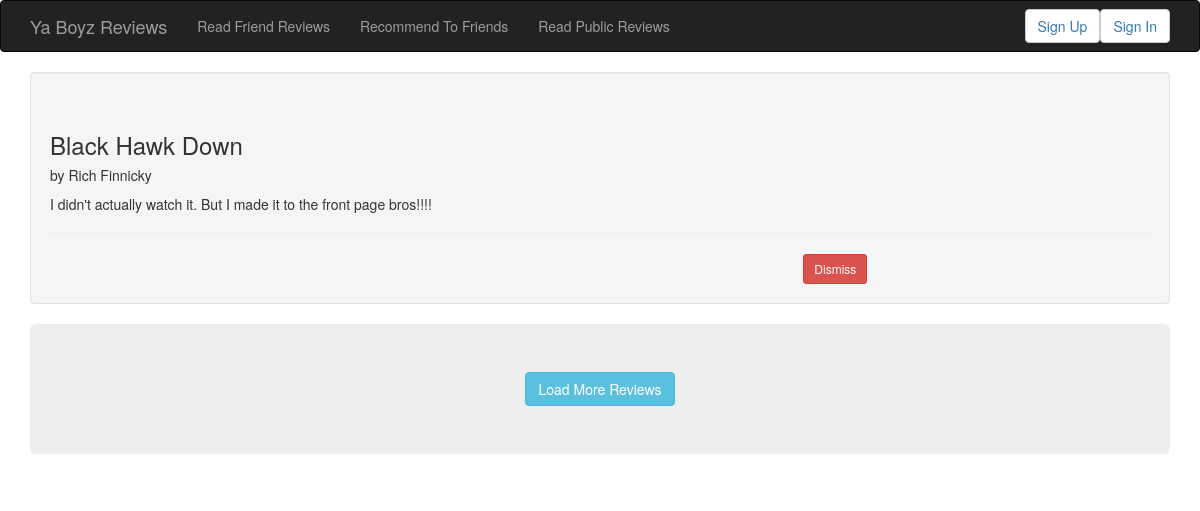
The page /public_reviews.php on the database as committed earlier.
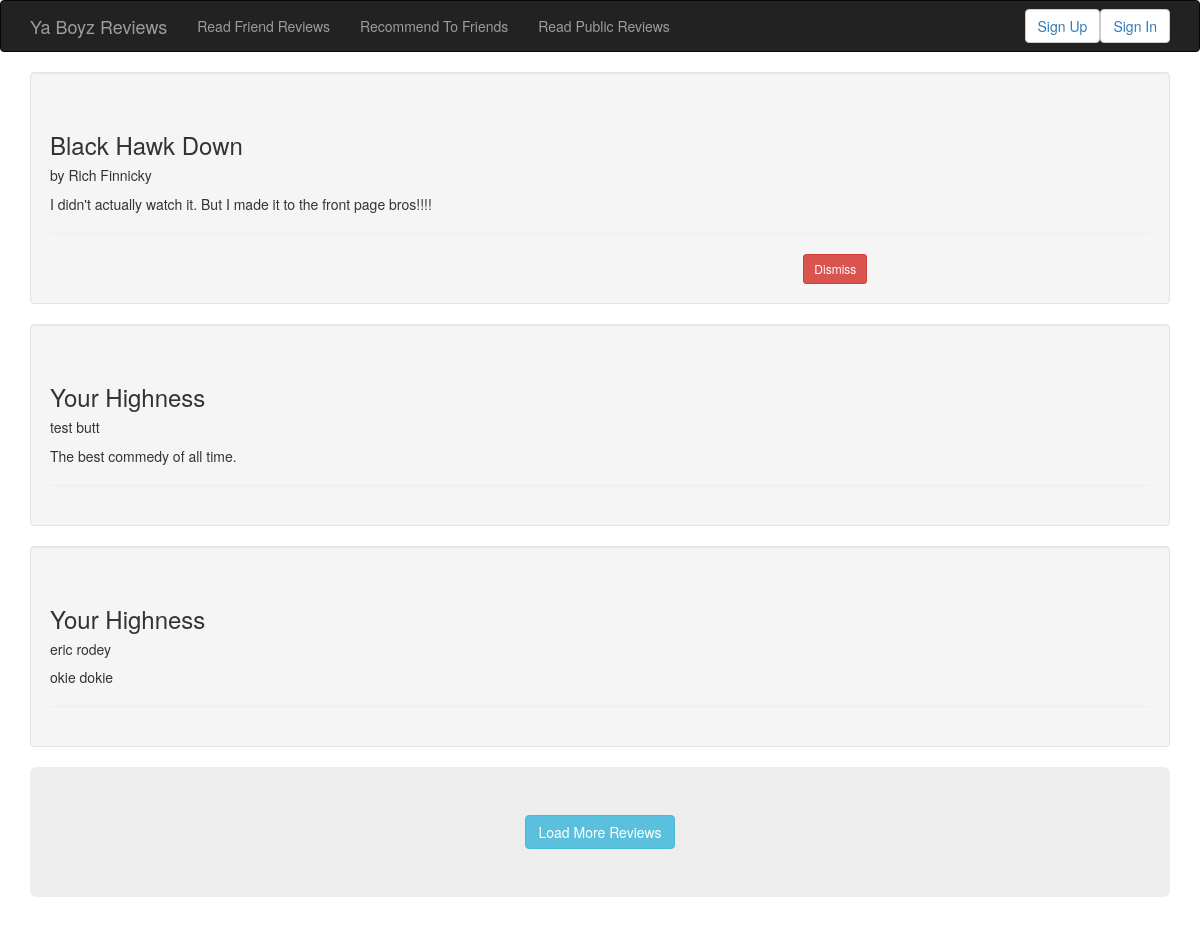
The same page on the database as committed later.
### tables this page shows
CREATE TABLE IF NOT EXISTS `UserReview` (
  `id` int(10) NOT NULL,
  `rating` int(1) NOT NULL,
  `comment` varchar(2500) DEFAULT NULL,
  `media` int(10) NOT NULL COMMENT 'foreignkey to media',
  `user` int(10) NOT NULL COMMENT 'foreignkey to user',
  `date_created` datetime NOT NULL
);

CREATE TABLE IF NOT EXISTS `Media` (
  `id` int(10) NOT NULL,
  `title` varchar(50) NOT NULL
);

CREATE TABLE IF NOT EXISTS `User` (
  `id` int(10) NOT NULL,
  `first_name` varchar(50) NOT NULL,
  `last_name` varchar(50) NOT NULL,
  `email` varchar(50) NOT NULL,
  `password` varchar(50) NOT NULL,
  `date_created` datetime NOT NULL
);

### settings.php (called while the page is built)
<?php
    $db_connection = array();
    $db_connection['host'] = "localhost";
    $db_connection['username'] = "root";
    $db_connection['password'] = "";
    $db_connection['database'] = "yourboyzreviews";
?>

### connection.php (called while the page is built, shortened)
<?php
    require_once 'settings.php';
    class DatabaseConnection
    {
        private $host = "localhost";
        private $username = "username";
        private $password = "password";
        private $database = "";
        private $mysqli;
        public function __construct ()
        {
            global $db_connection;
            $host = $db_connection['host'];
            $username = $db_connection['username'];
            $password = $db_connection['password'];
            $database = $db_connection['database'];
        }
        public function setup ($host, $username, $password, $db)
        {
            $this->host = $host;
            $this->username = $username;
            $this->password = $password;
            $this->database = $db;
        }
        public function connect ()
        {
            try {
                if (!$this->mysqli = new mysqli($this->host, $this->username, $this->password, $this->database))
                    throw new Exception("Cannot Connect to " . $this->host);
            } catch (Exception $e) {
                echo $e->getMessage();
                exit;
            }
        }
        public function prepare_statement($statement) {
            return $this->mysqli->prepare($statement);
        }
        public function send_sql($statement) {
            return $this->mysqli->query($statement);
        }
    }
?>

### mediapost.php (called while the page is built, shortened)
<?php
require_once 'connection.php';
    class MediaPost{
        private $dbConnection;
        public function __construct(){
            $this->dbConnection = new DatabaseConnection();
        }
        public function getAllReviews() {
            $query_string = "SELECT * FROM `UserReview`;";
            $result = $this->dbConnection->send_sql($query_string);
            if ($result)
                return $result;
            else
                echo "horiffic failure";
        }
        public function getMediaById($media_id) {
            $query_string = "SELECT * FROM `Media` WHERE `id` = " . $media_id;
            $result = $this->dbConnection->send_sql($query_string);
            if ($result)
                return $result->fetch_object();
            else
                echo "horiffic failure";
        }
        public function getUserById($user_id) {
            $query_string = "SELECT * FROM `User` WHERE `id` = " . $user_id;
            $result = $this->dbConnection->send_sql($query_string);
            if ($result)
                return $result->fetch_object();
            else
                echo "horiffic failure";
        }
}
?>

### public_reviews.php (the view, shortened to what this page needs)
<!DOCTYPE html>
<html>
<head>
    <link rel="stylesheet" type="text/css" href="bootstrap/bootstrap-3.3.6-dist/css/bootstrap.css">
</head>
<body>
    <section id="head-bar">
            <nav class="navbar navbar-inverse">
                <div class="container">
                    <a class="navbar-brand" href="home.php">Ya Boyz Reviews</a>
                    <div class="collapse navbar-collapse" id="navbar-collapse-1">
                        <ul class="nav navbar-nav">
                            <li><a href="friend_reviews.php">Read Friend Reviews</a></li>
                            <li><a href="recommend.php">Recommend To Friends</a></li>
                            <li><a href="public_reviews.php">Read Public Reviews</a></li>
                        </ul>
                        <button type="button" class="btn btn-default navbar-btn navbar-right"><a href="signin.php">Sign In</a></button>
                        <button type="button" class="btn btn-default navbar-btn navbar-right"><a href="signup.php">Sign Up</a></button>
                    </div>
                </div>
            </nav>
    </section>
    <div class="container">
        <div class="well">
            <div class="page-header">
                <h3>Black Hawk Down</h3>
                <h5>by Rich Finnicky</h5>
                <p>
                I didn't actually watch it. But I made it to the front page bros!!!!
                </p>
            </div>
            <div class="row">
                <div class="col-md-8"></div>
                <div class="col-md-4">
                    <a class="btn btn-danger btn-sm">Dismiss</a>
                </div>
            </div>
        </div>
        <?php
            require_once 'mediapost.php';
            $post = new MediaPost();
            $reviews = $post->getAllReviews();
            while ($review = $reviews->fetch_object()) {
                echo '<div class="well"><div class="page-header"><h3>';
                $media = $post->getMediaById($review->media);
                echo $media->title;
                echo "</h3><h5>";
                $user = $post->getUserById($review->user);
                echo $user->first_name;
                echo $user->last_name;
                echo "</h5><p>";
                echo $review->comment;
                echo "</p>";
                echo "</div></div>";
            }
        ?>
    </div>
    <div class="container">
        <div class="jumbotron">
            <div class="row">
                <div class="col-md-4"></div>
                <div class="col-md-4" style="text-align:center;">
                <button class="btn btn-primary btn-info">Load More Reviews</button>
                </div>
                <div class="col-md-4"></div>
            </div>
        </div>
    </div>
</body>
</html>

Rows that differ between the two databases and show on the page:
added userreview: media.title "Your Highness", user.first_name "test", user.last_name "butt", comment "The best commedy of all time."
added userreview: media.title "Your Highness", user.first_name "eric", user.last_name "rodey", comment "okie dokie"
